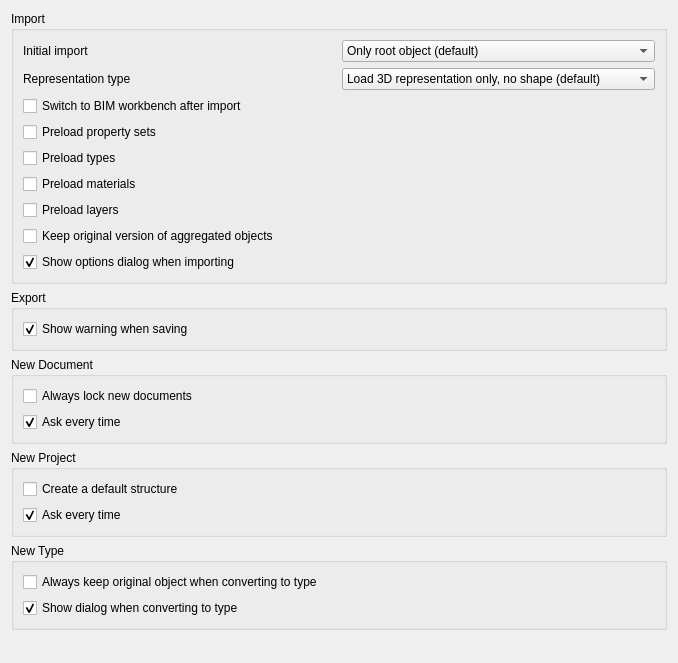
<?xml version="1.0" encoding="UTF-8"?>
<ui version="4.0">
 <class>Form</class>
 <widget class="QWidget" name="Form">
  <property name="geometry">
   <rect>
    <x>0</x>
    <y>0</y>
    <width>678</width>
    <height>663</height>
   </rect>
  </property>
  <property name="windowTitle">
   <string>Native Iauracad</string>
  </property>
  <layout class="QVBoxLayout" name="verticalLayout">
   <item>
    <widget class="QGroupBox" name="groupBox">
     <property name="title">
      <string>Import</string>
     </property>
     <layout class="QVBoxLayout" name="verticalLayout_2">
      <item>
       <layout class="QGridLayout" name="gridLayout">
        <item row="1" column="0">
         <widget class="QLabel" name="label">
          <property name="text">
           <string>Initial import</string>
          </property>
         </widget>
        </item>
        <item row="1" column="1">
         <widget class="Gui::PreauracadomboBox" name="comboBox">
          <property name="toolTip">
           <string>How the Iauracad file will initially be imported: Only one object, only project structure, or all individual objects.</string>
          </property>
          <property name="prefEntry" stdset="0">
           <cstring>ImportStrategy</cstring>
          </property>
          <property name="prefPath" stdset="0">
           <cstring>Mod/NativeIauracad</cstring>
          </property>
          <item>
           <property name="text">
            <string>Only root object (default)</string>
           </property>
          </item>
          <item>
           <property name="text">
            <string>Project structure (levels)</string>
           </property>
          </item>
          <item>
           <property name="text">
            <string>All individual Iauracad objects</string>
           </property>
          </item>
         </widget>
        </item>
        <item row="2" column="0">
         <widget class="QLabel" name="label_2">
          <property name="text">
           <string>Representation type</string>
          </property>
         </widget>
        </item>
        <item row="2" column="1">
         <widget class="Gui::PreauracadomboBox" name="comboBox_2">
          <property name="toolTip">
           <string>The type of object created at import. Coin only is much faster, but does not provide the full shape information. Convert between the two anytime by right-clicking the object tree</string>
          </property>
          <property name="currentIndex">
           <number>1</number>
          </property>
          <property name="prefEntry" stdset="0">
           <cstring>ShapeMode</cstring>
          </property>
          <property name="prefPath" stdset="0">
           <cstring>Mod/NativeIauracad</cstring>
          </property>
          <item>
           <property name="text">
            <string>Load full shape (slower)</string>
           </property>
          </item>
          <item>
           <property name="text">
            <string>Load 3D representation only, no shape (default)</string>
           </property>
          </item>
          <item>
           <property name="text">
            <string>No 3D representation</string>
           </property>
          </item>
         </widget>
        </item>
       </layout>
      </item>
      <item>
       <widget class="Gui::PreauracadheckBox" name="checkBox_3">
        <property name="toolTip">
         <string>If this is checked, the BIM workbench will be loaded after import</string>
        </property>
        <property name="text">
         <string>Switch to BIM workbench after import</string>
        </property>
        <property name="prefEntry" stdset="0">
         <cstring>SwitchWB</cstring>
        </property>
        <property name="prefPath" stdset="0">
         <cstring>Mod/NativeIauracad</cstring>
        </property>
       </widget>
      </item>
      <item>
       <widget class="Gui::PreauracadheckBox" name="checkBox_7">
        <property name="toolTip">
         <string>Load all property sets automatically when opening an Iauracad file</string>
        </property>
        <property name="text">
         <string>Preload property sets</string>
        </property>
        <property name="prefEntry" stdset="0">
         <cstring>LoadPsets</cstring>
        </property>
        <property name="prefPath" stdset="0">
         <cstring>Mod/NativeIauracad</cstring>
        </property>
       </widget>
      </item>
      <item>
       <widget class="Gui::PreauracadheckBox" name="checkBox_9">
        <property name="toolTip">
         <string>Load all types automatically when opening an Iauracad file</string>
        </property>
        <property name="text">
         <string>Preload types</string>
        </property>
        <property name="prefEntry" stdset="0">
         <cstring>LoadTypes</cstring>
        </property>
        <property name="prefPath" stdset="0">
         <cstring>Mod/NativeIauracad</cstring>
        </property>
       </widget>
      </item>
      <item>
       <widget class="Gui::PreauracadheckBox" name="checkBox_8">
        <property name="toolTip">
         <string>Load all materials automatically when opening an Iauracad file</string>
        </property>
        <property name="text">
         <string>Preload materials</string>
        </property>
        <property name="prefEntry" stdset="0">
         <cstring>LoadMaterials</cstring>
        </property>
        <property name="prefPath" stdset="0">
         <cstring>Mod/NativeIauracad</cstring>
        </property>
       </widget>
      </item>
      <item>
       <widget class="Gui::PreauracadheckBox" name="checkBox_11">
        <property name="toolTip">
         <string>Load all layers automatically when opening an Iauracad file</string>
        </property>
        <property name="text">
         <string>Preload layers</string>
        </property>
        <property name="prefEntry" stdset="0">
         <cstring>LoadLayers</cstring>
        </property>
        <property name="prefPath" stdset="0">
         <cstring>Mod/NativeIauracad</cstring>
        </property>
       </widget>
      </item>
      <item>
       <widget class="Gui::PreauracadheckBox" name="checkBox_10">
        <property name="toolTip">
         <string>When enabling this, the original version of objects dropped onto an Iauracad project tree will not be deleted</string>
        </property>
        <property name="text">
         <string>Keep original version of aggregated objects</string>
        </property>
        <property name="prefEntry" stdset="0">
         <cstring>KeepAggregated</cstring>
        </property>
        <property name="prefPath" stdset="0">
         <cstring>Mod/NativeIauracad</cstring>
        </property>
       </widget>
      </item>
      <item>
       <widget class="Gui::PreauracadheckBox" name="checkBox">
        <property name="toolTip">
         <string>If this is checked, a dialog will be shown at each import</string>
        </property>
        <property name="text">
         <string>Show options dialog when importing</string>
        </property>
        <property name="checked">
         <bool>true</bool>
        </property>
        <property name="prefEntry" stdset="0">
         <cstring>AskAgain</cstring>
        </property>
        <property name="prefPath" stdset="0">
         <cstring>Mod/NativeIauracad</cstring>
        </property>
       </widget>
      </item>
     </layout>
    </widget>
   </item>
   <item>
    <widget class="QGroupBox" name="groupBox_2">
     <property name="title">
      <string>Export</string>
     </property>
     <layout class="QVBoxLayout" name="verticalLayout_3">
      <item>
       <widget class="Gui::PreauracadheckBox" name="checkBox_2">
        <property name="text">
         <string>Show warning when saving</string>
        </property>
        <property name="checked">
         <bool>true</bool>
        </property>
        <property name="prefEntry" stdset="0">
         <cstring>AskBeforeSaving</cstring>
        </property>
        <property name="prefPath" stdset="0">
         <cstring>Mod/NativeIauracad</cstring>
        </property>
       </widget>
      </item>
     </layout>
    </widget>
   </item>
   <item>
    <widget class="QGroupBox" name="groupBox_4">
     <property name="title">
      <string>New Document</string>
     </property>
     <layout class="QVBoxLayout" name="verticalLayout_5">
      <item>
       <widget class="Gui::PreauracadheckBox" name="checkBox_13">
        <property name="text">
         <string>Always lock new documents</string>
        </property>
        <property name="prefEntry" stdset="0">
         <cstring>SingleDoc</cstring>
        </property>
        <property name="prefPath" stdset="0">
         <cstring>Mod/NativeIauracad</cstring>
        </property>
       </widget>
      </item>
      <item>
       <widget class="Gui::PreauracadheckBox" name="checkBox_12">
        <property name="text">
         <string>Ask every time</string>
        </property>
        <property name="checked">
         <bool>true</bool>
        </property>
        <property name="prefEntry" stdset="0">
         <cstring>SingleDocAskAgain</cstring>
        </property>
        <property name="prefPath" stdset="0">
         <cstring>Mod/NativeIauracad</cstring>
        </property>
       </widget>
      </item>
     </layout>
    </widget>
   </item>
   <item>
    <widget class="QGroupBox" name="groupBox_3">
     <property name="title">
      <string>New Project</string>
     </property>
     <layout class="QVBoxLayout" name="verticalLayout_4">
      <item>
       <widget class="Gui::PreauracadheckBox" name="checkBox_4">
        <property name="accessibleName">
         <string>If this is checked, when creating a new projects, a default structure (site, building and storey) will be added under the project</string>
        </property>
        <property name="text">
         <string>Create a default structure</string>
        </property>
        <property name="prefEntry" stdset="0">
         <cstring>ProjectFull</cstring>
        </property>
        <property name="prefPath" stdset="0">
         <cstring>Mod/NativeIauracad</cstring>
        </property>
       </widget>
      </item>
      <item>
       <widget class="Gui::PreauracadheckBox" name="checkBox_5">
        <property name="accessibleName">
         <string>Enables asking the above question every time a project is created</string>
        </property>
        <property name="text">
         <string>Ask every time</string>
        </property>
        <property name="checked">
         <bool>true</bool>
        </property>
        <property name="prefEntry" stdset="0">
         <cstring>ProjectAskAgain</cstring>
        </property>
        <property name="prefPath" stdset="0">
         <cstring>Mod/NativeIauracad</cstring>
        </property>
       </widget>
      </item>
     </layout>
    </widget>
   </item>
   <item>
    <widget class="QGroupBox" name="groupBox_5">
     <property name="title">
      <string>New Type</string>
     </property>
     <layout class="QVBoxLayout" name="verticalLayout_6">
      <item>
       <widget class="Gui::PreauracadheckBox" name="checkBox_14">
        <property name="toolTip">
         <string>When enabled, converting objects to Iauracad types will always keep the original object</string>
        </property>
        <property name="text">
         <string>Always keep original object when converting to type</string>
        </property>
        <property name="prefEntry" stdset="0">
         <cstring>ConvertTypeKeepOriginal</cstring>
        </property>
        <property name="prefPath" stdset="0">
         <cstring>Mod/NativeIauracad</cstring>
        </property>
       </widget>
      </item>
      <item>
       <widget class="Gui::PreauracadheckBox" name="checkBox_15">
        <property name="toolTip">
         <string>When enabled, a dialog will be shown each time when converting objects to Iauracad types</string>
        </property>
        <property name="text">
         <string>Show dialog when converting to type</string>
        </property>
        <property name="checked">
         <bool>true</bool>
        </property>
        <property name="prefEntry" stdset="0">
         <cstring>ConvertTypeAskAgain</cstring>
        </property>
        <property name="prefPath" stdset="0">
         <cstring>Mod/NativeIauracad</cstring>
        </property>
       </widget>
      </item>
     </layout>
    </widget>
   </item>
   <item>
    <spacer name="verticalSpacer">
     <property name="orientation">
      <enum>Qt::Vertical</enum>
     </property>
     <property name="sizeHint" stdset="0">
      <size>
       <width>20</width>
       <height>40</height>
      </size>
     </property>
    </spacer>
   </item>
  </layout>
 </widget>
 <customwidgets>
  <customwidget>
   <class>Gui::PreauracadheckBox</class>
   <extends>QCheckBox</extends>
   <header>Gui/PrefWidgets.h</header>
  </customwidget>
  <customwidget>
   <class>Gui::PreauracadomboBox</class>
   <extends>QComboBox</extends>
   <header>Gui/PrefWidgets.h</header>
  </customwidget>
 </customwidgets>
 <resources/>
 <connections/>
</ui>
